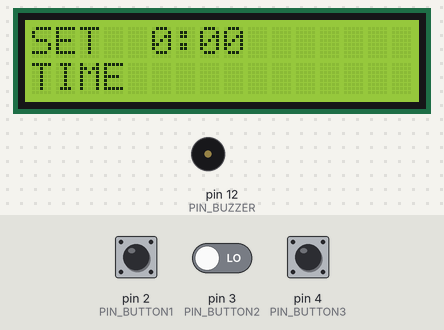
This program was run on a simulated Arduino Uno, built with avr-gcc and run on an emulated ATmega328P. Parts: 16×2 character LCD, buzzer (waves = sounding). The inputs (shaded band) are chosen by the test bench; at power-on: pin 2 (PIN_BUTTON1) LOW, pin 4 (PIN_BUTTON3) LOW, pin 3 (PIN_BUTTON2) LOW. What the program prints to the serial monitor is not drawn.

Above: at 1.2 s.
1.3 s: pin 2 (PIN_BUTTON1) pulled HIGH for 0.15 s
At 2.5 s:
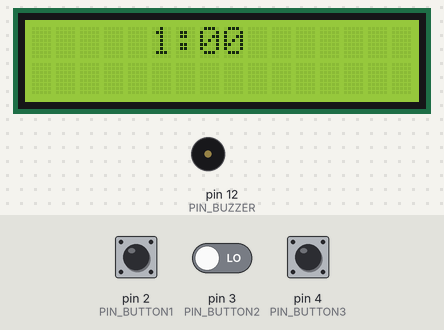
2.9 s: pin 4 (PIN_BUTTON3) pulled HIGH for 1 s
At 4.2 s:
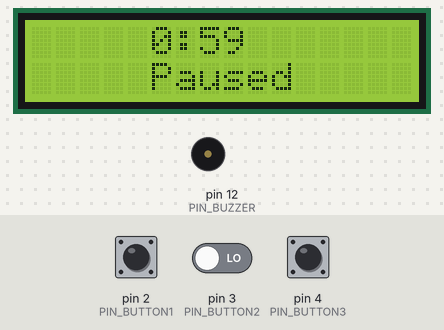
5.4 s: pin 2 (PIN_BUTTON1) pulled HIGH for 1 s
At 7.3 s:
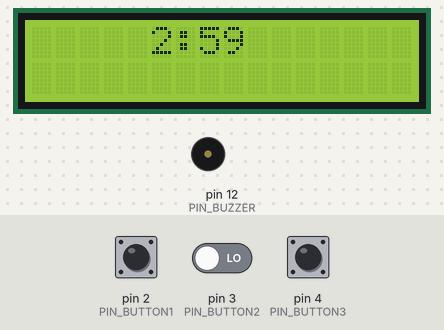
7.9 s: pin 4 (PIN_BUTTON3) pulled HIGH for 0.15 s
At 9.6 s:
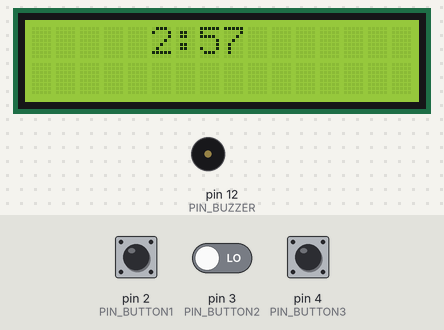
10.5 s: pin 2 (PIN_BUTTON1) driven HIGH and pin 3 (PIN_BUTTON2) driven HIGH
At 10.9 s:
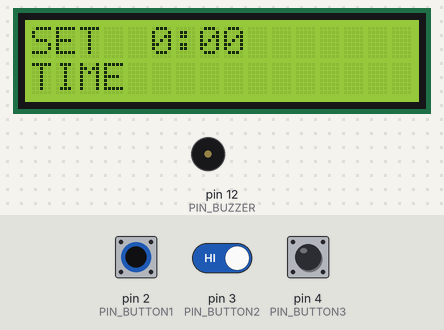
Timing chart, 0 to 14.5 s (numbered marks = the images above; inputs shaded):
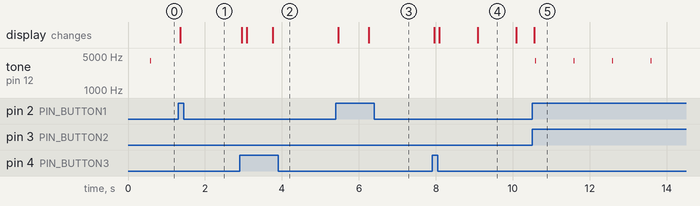

Measured:
- after the input at 1.3 s, tone on pin 12 (PIN_BUZZER): stops changing and stays silent; the display: changes after 0.06 s (image 1)
- after the input at 2.9 s, the display: first changes after 0.05 s (image 2 shows a later state)
- after the input at 5.4 s, the display: first changes after 0.06 s (image 3 shows a later state)
- after the input at 7.9 s, the display: first changes after 0.05 s (image 4 shows a later state)
- after the input at 10.5 s, tone on pin 12 (PIN_BUZZER): alternates 4000 Hz for 0.03 s and silent for 0.98 s, starting after 0.08 s; the display: changes after 0.06 s (image 5)
- what the display in image 4 shows lasts 1.0 s, from 9.1 s to 10.1 s

The program:

main.cpp
```cpp
#include "main.hpp"

static void protimer_event_dispatcher(sProtimer_t * const mobj,sEvent_t const * const e);
static uint8_t process_button_pad_value(uint8_t btn_pad_value);
static void display_init(void);

static sProtimer_t protimer{0};

void setup() {
  Serial.begin(9600);
  display_init();
  Serial.println("Productive timer application.");
  Serial.println("=============================");
  pinMode(PIN_BUTTON1,INPUT);
  pinMode(PIN_BUTTON2,INPUT);
  pinMode(PIN_BUTTON3,INPUT);
  Protimer_Init(&protimer);

}

void loop() {
  static uint32_t current_time = millis();
  static sProTimerTickEvent_t te;
  //Read the button pad status
  uint8_t b1,b2,b3,button_pad_value;
  sProtimerUserEvent_t ue;
  b1 = digitalRead(PIN_BUTTON1);
  b2 = digitalRead(PIN_BUTTON2);
  b3 = digitalRead(PIN_BUTTON3);
  button_pad_value = (b1 << 2) | (b2 << 1) | (b3);

  button_pad_value = process_button_pad_value(button_pad_value);
  // Make an event
  if(button_pad_value)
  {
    if(button_pad_value == BTN_PAD_VALUE_INC_TIME)
    {
      Serial.println("Entere the Increment.");
      ue.super.signal= eProtimerSignal_IncTime;
    }
    else if(button_pad_value == BTN_PAD_VALUE_DEC_TIME)
    {
      ue.super.signal= eProtimerSignal_DecTime;
    }
    else if(button_pad_value == BTN_PAD_VALUE_INC_ABRT)
    {
      ue.super.signal= eProtimerSignal_ABRT;
    }
    else if(button_pad_value == BTN_PAD_VALUE_INC_SP)
    {
      Serial.println("Entere the start pause.");
      ue.super.signal= eProtimerSignal_StartPause;
    }
    // Send it to event dispatcher
    protimer_event_dispatcher(&protimer,&ue.super);
  }

  //4. Dispatch the timetick event for every 100ms
  if(millis() - current_time >= 100)
  {
    current_time = millis();
    te.super.signal = eProtimerSignal_TickTime;
    if(++te.ss > 10)
    {
      te.ss = 1;
    }
    protimer_event_dispatcher(&protimer,&te.super);
  }
}

static void protimer_event_dispatcher(sProtimer_t * const mobj,sEvent_t const * const e)
{
  eEvent_Status status;
  eProtimerState_t source, target;
  source = mobj->active_state;
  status = Protimer_StateMachine(mobj,e);
  if(status == eEvent_Transition)
  {
    target = mobj->active_state;
    sEvent_t ev;
    //1. Run the exit action for the source state
    ev.signal = eProtimerSignal_Exit;
    mobj->active_state = source;
    Protimer_StateMachine(mobj,&ev);
    //2. Run the Entry action for the target state
    ev.signal = eProtimerSignal_Entry;
    mobj->active_state = target;
    Protimer_StateMachine(mobj,&ev);
  }
}

static uint8_t process_button_pad_value(uint8_t btn_pad_value) {
  static const uint16_t DEBOUNCE_TIME_MS = 50;
  static const uint16_t HOLD_THRESHOLD_MS   = 800;
  static const uint16_t REPEAT_INTERVAL_MS  = 200;

  static struct {
      uint8_t state;
      uint32_t debounce_time;
      uint32_t hold_start_time;
      uint32_t last_repeat_time;
      uint8_t last_button;
      bool is_held;
  } btn_ctx = { eButtonState_NotPressed, 0, 0, 0, 0, false };

  uint32_t current_time = millis();

  // State: Not Pressed
  if (btn_ctx.state == eButtonState_NotPressed) {
      if (btn_pad_value > 0) {
          btn_ctx.state = eButtonState_Bounce;
          btn_ctx.debounce_time = current_time;
      }
      return 0;
  }

  // State: Bounce
  if (btn_ctx.state == eButtonState_Bounce) {
      if (current_time - btn_ctx.debounce_time < DEBOUNCE_TIME_MS)
          return 0;  // Still bouncing

      // Bounce period finished; check if button is still pressed
      if (btn_pad_value > 0) {
          btn_ctx.state = eButtonState_Pressed;
          btn_ctx.hold_start_time = current_time;
          btn_ctx.last_button = btn_pad_value;
          return btn_pad_value;
      } else {
          btn_ctx.state = eButtonState_NotPressed;
          return 0;
      }
  }

  // State: Pressed
  if (btn_ctx.state == eButtonState_Pressed) {
      // Check for button release
      if (btn_pad_value <= 0) {
          btn_ctx.state = eButtonState_Bounce;
          btn_ctx.debounce_time = current_time;
          btn_ctx.is_held = false;
          return 0;
      }

      // Ensure we process events only for the same button
      if (btn_pad_value != btn_ctx.last_button)
          return 0;

      // Process hold event or repeated events
      if (btn_ctx.is_held == false) {
          // First hold event: trigger after threshold
          if (current_time - btn_ctx.hold_start_time >= HOLD_THRESHOLD_MS) {
              btn_ctx.is_held = true;
              btn_ctx.last_repeat_time = current_time;
              return btn_pad_value;
          }
          return 0;
      }
      if (current_time - btn_ctx.last_repeat_time >= REPEAT_INTERVAL_MS) {
          btn_ctx.last_repeat_time = current_time;
          return btn_pad_value;
      }
      return 0;
  }

  return 0;
}


static void display_init(void)
{
  lcd_init();
  lcd_clear();
  lcd_move_cursor_L_to_R();
  lcd_set_cursor(0,0);
  lcd_no_auto_scroll();
  lcd_cursor_off();
}
```

main.hpp
```cpp
#pragma once
#include <Arduino.h>
#include "lcd.hpp"

#define PIN_BUTTON1    2
#define PIN_BUTTON2    3
#define PIN_BUTTON3    4
#define PIN_BUZZER     12

#define LCD_RS        5
#define LCD_RW        6
#define LCD_EN        7
#define LCD_4         8
#define LCD_5         9
#define LCD_6         10
#define LCD_7         11

#define BTN_PAD_VALUE_INC_TIME  4
#define BTN_PAD_VALUE_DEC_TIME  2
#define BTN_PAD_VALUE_INC_ABRT  6
#define BTN_PAD_VALUE_INC_SP    1

typedef enum
{
    eButtonState_NotPressed,
    eButtonState_Bounce,
    eButtonState_Pressed
}eButtonState_t;

typedef enum
{
    eProtimerSignal_First = 0,
    eProtimerSignal_IncTime = eProtimerSignal_First,
    eProtimerSignal_DecTime,
    eProtimerSignal_TickTime,
    eProtimerSignal_StartPause,
    eProtimerSignal_ABRT,
/* Internal Activity Signals */
    eProtimerSignal_Entry,
    eProtimerSignal_Exit,
    eProtimerSignal_Last
}eProtimerSignal_t;

typedef enum
{
    eProtimerState_First = 0,
    eProtimerState_Idle = eProtimerState_First,
    eProtimerState_Time_Set,
    eProtimerState_Countdown,
    eProtimerState_Pause,
    eProtimerState_Stat
}eProtimerState_t;

typedef struct
{
    uint32_t current_time;
    uint32_t elapsed_time;
    uint32_t proactive_time;
    eProtimerState_t active_state;
}sProtimer_t;

typedef struct
{
    uint8_t signal;
}sEvent_t;

typedef struct
{
    sEvent_t super;
}sProtimerUserEvent_t;

typedef struct
{
    sEvent_t super;
    uint8_t ss;
}sProTimerTickEvent_t;

typedef enum
{
    eEvent_Handled,
    eEvent_Ignored,
    eEvent_Transition
}eEvent_Status;

void Protimer_Init(sProtimer_t *mobj);
eEvent_Status Protimer_StateMachine(sProtimer_t * const mobj,sEvent_t const * const e);
```

protimer_state_machine_.cpp
```cpp
#include "main.hpp"

static eEvent_Status ProtimerStateHandler_Idle(sProtimer_t * const mobj,sEvent_t const * const e);
static eEvent_Status ProtimerStateHandler_Time_Set(sProtimer_t * const mobj,sEvent_t const * const e);
static eEvent_Status ProtimerStateHandler_Pause(sProtimer_t * const mobj,sEvent_t const * const e);
static eEvent_Status ProtimerStateHandler_Countdown(sProtimer_t * const mobj,sEvent_t const * const e);
static eEvent_Status ProtimerStateHandler_Stat(sProtimer_t * const mobj,sEvent_t const * const e);
static void display_time(uint32_t time);
static void display_message(String s,uint8_t c , uint8_t r);
static void display_clear(void);
static void do_beep(void);


void Protimer_Init(sProtimer_t * const mobj)
{
    sEvent_t ee;
    ee.signal = eProtimerSignal_Entry;
    mobj->active_state = eProtimerState_Idle;
    mobj->proactive_time = 0;
    Protimer_StateMachine(mobj,&ee);
}

eEvent_Status Protimer_StateMachine(sProtimer_t * const mobj,sEvent_t const * const e)
{
    switch (mobj->active_state)
    {
    case eProtimerState_Idle:
    {
        return ProtimerStateHandler_Idle(mobj,e);
    }
    case eProtimerState_Time_Set:
    {
        return ProtimerStateHandler_Time_Set(mobj,e);
    }
    case eProtimerState_Pause:
    {
        return ProtimerStateHandler_Pause(mobj,e);
    }
    case eProtimerState_Countdown:
    {
        return ProtimerStateHandler_Countdown(mobj,e);
    }
    case eProtimerState_Stat:
    {
        return ProtimerStateHandler_Stat(mobj,e);
    }
    }

    return eEvent_Ignored;
}

static eEvent_Status ProtimerStateHandler_Idle(sProtimer_t * const mobj, sEvent_t const * const e)
{
    switch (e->signal)
    {

    case eProtimerSignal_Entry:
    {
        mobj->current_time = 0;
        mobj->elapsed_time = 0;
        display_time(0);
        display_message("SET",0,0);
        display_message("TIME",0,1);
        return eEvent_Handled;
    }
    case eProtimerSignal_Exit:
    {
        display_clear();
        return eEvent_Handled;
    }
    case eProtimerSignal_IncTime:
    {
        mobj->current_time += 60;
        mobj->active_state = eProtimerState_Time_Set;
        return eEvent_Transition;
    }
    case eProtimerSignal_StartPause:
    {
        mobj->active_state = eProtimerState_Stat;
        return eEvent_Transition;
    }
    case eProtimerSignal_TickTime:
    {
        if(((sProTimerTickEvent_t *)(e))->ss == 5)
        {
            do_beep();
            return eEvent_Handled;
        }
        return eEvent_Ignored;
    }
    }
    return eEvent_Ignored;
}

static eEvent_Status ProtimerStateHandler_Time_Set(sProtimer_t * const mobj,sEvent_t const * const e)
{
    switch (e->signal)
    {

    case eProtimerSignal_Entry:
    {
        display_time(mobj->current_time);
        return eEvent_Handled;
    }
    case eProtimerSignal_Exit:
    {
        display_clear();
        return eEvent_Handled;
    }
    case eProtimerSignal_IncTime:
    {
        mobj->current_time += 60;
        display_time(mobj->current_time);
        return eEvent_Handled;
    }
    case eProtimerSignal_DecTime:
    {
        if(mobj->current_time >= 60)
        {
            mobj->current_time -= 60;
            display_time(mobj->current_time);
            return eEvent_Handled;
        }
        return eEvent_Ignored;
    }
    case eProtimerSignal_StartPause:
    {
        if(mobj->current_time >= 60)
        {
            mobj->active_state = eProtimerState_Countdown;
            return eEvent_Transition;
        }
        return eEvent_Ignored;
    }
    case eProtimerSignal_TickTime:
    {
        return eEvent_Ignored;
    }
    case eProtimerSignal_ABRT:
    {
        mobj->active_state = eProtimerState_Idle;
        return eEvent_Transition;
    }
    }
    return eEvent_Ignored;
}

static eEvent_Status ProtimerStateHandler_Pause(sProtimer_t * const mobj,sEvent_t const * const e)
{
    switch (e->signal)
    {

    case eProtimerSignal_Entry:
    {
        display_message("Paused",5,1);
        return eEvent_Handled;
    }
    case eProtimerSignal_Exit:
    {
        display_clear();
        return eEvent_Handled;
    }
    case eProtimerSignal_IncTime:
    {
        mobj->current_time += 60;
        mobj->active_state = eProtimerState_Time_Set;
        return eEvent_Transition;
    }
    case eProtimerSignal_DecTime:
    {
        if(mobj->current_time >= 60)
        {
            mobj->current_time -= 60;
            mobj->active_state = eProtimerState_Time_Set;
            return eEvent_Transition;
        }
        return eEvent_Ignored;
    }
    case eProtimerSignal_StartPause:
    {
        mobj->active_state = eProtimerState_Countdown;
        return eEvent_Transition;

    }
    case eProtimerSignal_TickTime:
    {
        return eEvent_Ignored;
    }
    case eProtimerSignal_ABRT:
    {
        mobj->active_state = eProtimerState_Idle;
        return eEvent_Transition;
    }
    }
    return eEvent_Ignored;
}

static eEvent_Status ProtimerStateHandler_Countdown(sProtimer_t * const mobj,sEvent_t const * const e)
{
    switch (e->signal)
    {

    case eProtimerSignal_Entry:
    {
        return eEvent_Ignored;
    }
    case eProtimerSignal_Exit:
    {
        mobj->proactive_time += mobj->elapsed_time;
        mobj->elapsed_time = 0;
        return eEvent_Handled;
    }
    case eProtimerSignal_IncTime:
    {
        return eEvent_Ignored;
    }
    case eProtimerSignal_DecTime:
    {
        return eEvent_Ignored;
    }
    case eProtimerSignal_StartPause:
    {
        mobj->active_state = eProtimerState_Pause;
        return eEvent_Transition;
    }
    case eProtimerSignal_TickTime:
    {
        if(((sProTimerTickEvent_t *)(e))->ss == 10)
        {
            --mobj->current_time;
            ++mobj->elapsed_time;
            display_time(mobj->current_time);
            if(mobj->current_time <= 0)
            {
                mobj->active_state = eProtimerState_Idle;
                return eEvent_Transition;
            }
            else
            {
                return eEvent_Handled;
            }
        }
        return eEvent_Ignored;
    }
    case eProtimerSignal_ABRT:
    {
        mobj->active_state = eProtimerState_Idle;
        return eEvent_Transition;
    }
    }
    return eEvent_Ignored;
}

static eEvent_Status ProtimerStateHandler_Stat(sProtimer_t * const mobj,sEvent_t const * const e)
{
    static uint8_t tick_count = 0;
    switch (e->signal)
    {

    case eProtimerSignal_Entry:
    {
        display_time(mobj->proactive_time);
        display_message("Productive Time",1,1);
        return eEvent_Handled;
    }
    case eProtimerSignal_Exit:
    {
        display_clear();
        return eEvent_Handled;
    }
    case eProtimerSignal_IncTime:
    {
        return eEvent_Ignored;
    }
    case eProtimerSignal_DecTime:
    {
        return eEvent_Ignored;
    }
    case eProtimerSignal_StartPause:
    {
        return eEvent_Ignored;
    }
    case eProtimerSignal_TickTime:
    {
        if(++tick_count == 40)
        {
            tick_count = 0;
            mobj->active_state = eProtimerState_Idle;
            return eEvent_Transition;
        }
        return eEvent_Ignored;
    }
    case eProtimerSignal_ABRT:
    {
        return eEvent_Ignored;
    }
    }
    return eEvent_Ignored;
}

/* HELPER FUNCTIONS */
static void display_time(uint32_t time) {
    String time_msg;

    uint16_t m = time / 60;
    uint8_t s = time % 60;

    time_msg = String(m);
    time_msg.concat(':');
    if (s < 10) {
        time_msg.concat('0');
    }
    time_msg.concat(String(s));

    lcd_set_cursor(5, 0);
    lcd_print_string(time_msg);
}

static void display_message(String s,uint8_t c , uint8_t r)
{
    lcd_set_cursor(c,r);
    lcd_print_string(s);
  }

  static void display_clear(void){
    lcd_clear();
  }

  static void do_beep(void){
    tone(PIN_BUZZER, 4000, 25);
  }
```

lcd.cpp
```cpp
#include "lcd.hpp"
#include <LiquidCrystal_I2C.h>

static LiquidCrystal_I2C lcd(0x27,16,2);

void lcd_init(void)
{
    lcd.init();
    lcd.backlight();
}
void lcd_clear(void)
{
    lcd.clear();
}
void lcd_print_char(char c)
{
    lcd.print(c);
}
void lcd_scroll_left(void)
{
    lcd.scrollDisplayLeft();
}
void lcd_scroll_right(void)
{
    lcd.scrollDisplayRight();
}
void lcd_set_cursor(int c,int r)
{
    lcd.setCursor(c,r);
}
void lcd_no_auto_scroll(void)
{
    lcd.noAutoscroll();
}
void lcd_move_cursor_R_to_L(void)
{
    lcd.rightToLeft();
}
void lcd_move_cursor_L_to_R(void)
{
    lcd.leftToRight();
}
void lcd_cursor_off(void)
{
    lcd.noCursor();
}
void lcd_cursor_blinkoff(void)
{
    lcd.noBlink();
}
void lcd_insert_number(int num)
{
    lcd.print(num);
}
void lcd_print_string(String s)
{
    lcd.print(s);
}
```

lcd.hpp
```cpp
#pragma once
#include <Arduino.h>
void lcd_clear(void);
void lcd_print_char(char c);
void lcd_init(void);
void lcd_scroll_left(void);
void lcd_scroll_right(void);
void lcd_set_cursor(int c,int r);
void lcd_no_auto_scroll(void);
void lcd_move_cursor_R_to_L(void);
void lcd_move_cursor_L_to_R(void);
void lcd_cursor_off(void);
void lcd_cursor_blinkoff(void);
void lcd_insert_number(int num);
void lcd_print_string(String s);
```
